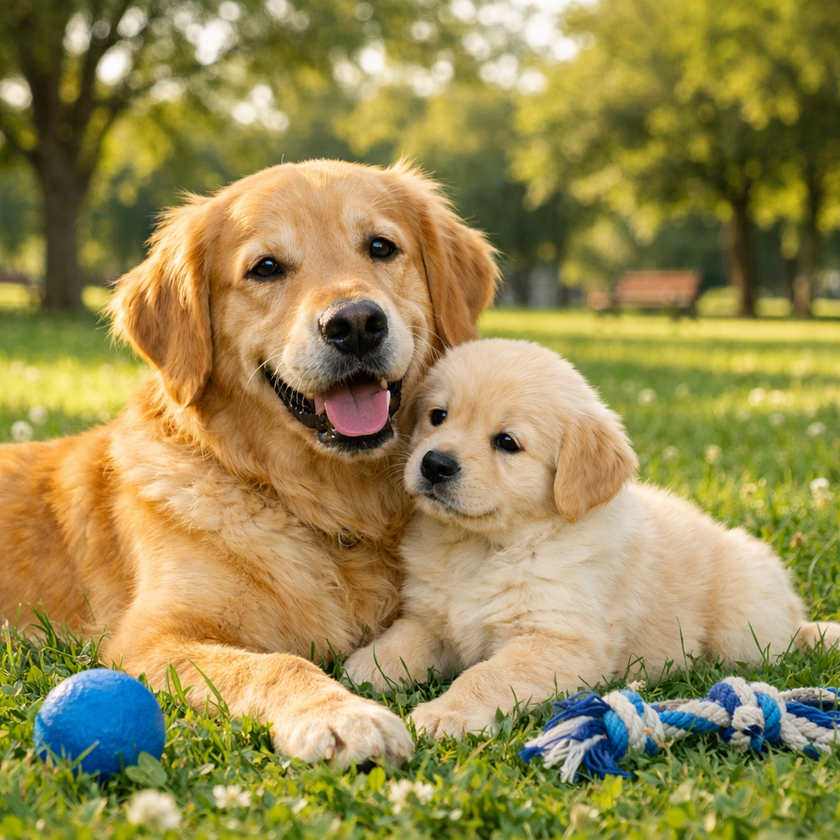
#> input picture image.png, 840 x 840 px, shrunk from 1024 x 1024 before the run
$ python practical_no_4-Pixel_Intensity_logPower-law_contrast_adjut_HistogramEqu_ThresholdingHalftoningOp.py
#> lines starting #> are read from the running program, lines starting #| are printed output that depends on the picture; after the words box and inside, x2 and y2 are one past the last pixel; in counts of white or black regions, pixels touching at a corner belong together
"""# **Practical No 4**

Aim: Write program to implement point/pixel intensity transformations such as:
1. Log and Power-law transformations
2. Contrast adjustments
3. Histogram equalization
4. Thresholding, and halftoning operations
"""

import cv2
import numpy as np
import matplotlib.pyplot as plt
from scipy import ndimage

"""**1. Log and Power-law (Gamma) transformations**"""

def Log_tranform(img_input,C ):
    Log_image = C * np.log((1 + img_input))
    return Log_image

def power_law_T(img_input,gamma):
    power_law_img = 1 * (img_input**gamma)
    return power_law_img

"""**2. Contrast adjustment (contrast stretching)**"""

def contrast_st(img_input):
    min_val = np.min(img_input)
    max_val = np.max(img_input)
    for i in range(img_input.shape[0]):
        for pix in range(img_input.shape[1]):
            img_input[i][pix] = ((img_input[i][pix] - min_val) / (max_val - min_val)) * 255

    stretched_image = img_input
    return stretched_image

"""**3. Histogram computation and Histogram equalization**"""

def calculate_histrogramgram(image):
    histrogramgram = np.zeros(256, dtype=int)
    for row in range(image.shape[0]):
        for pixel_value in range(image.shape[1]):
            histrogramgram[ image[row][pixel_value] ] += 1
    return histrogramgram

def histrogramgram_equalization(image):
    # Calculate the histrogramgram
    row, col = image.shape
    histrogramgram = calculate_histrogramgram(image)
    # Calculate the cumulative distribution function (CDF)
    pdf = histrogramgram / (row * col)
    cdf = np.cumsum(pdf)

    # Normalize CDF to 0-255
    h_eq = np.round(cdf * 255).astype(np.uint8)
    return h_eq

"""**4.Thresholding and Halftoning operations**"""

def thresolding(image,t : int):
    for i in range(image.shape[0]):
        for pix in range(image.shape[1]):
            if image[i][pix] <= t:
                image[i][pix] = 0
            else:
                image[i][pix] = 255
    return image

def halftone(image):
    # Define a dithering matrix
    dither_matrix = np.array([[0, 8, 2, 10],
                              [12, 4, 14, 6],
                              [3, 11, 1, 9],
                              [15, 7, 13, 5]])
    # Load the image in grayscale
    image_gray = cv2.cvtColor(image, cv2.COLOR_BGR2GRAY)
    # Initialize halftoned image
    halftoned_image = np.zeros_like(image_gray)
    # Apply halftoning
    for i in range(image_gray.shape[0]):
        for j in range(image_gray.shape[1]):
            if image_gray[i, j] > dither_matrix[i % 4, j % 4]:
                halftoned_image[i, j] = 255
    return halftoned_image

"""**Display images**"""

def display_histograms(hist_org, hist_eq):
    plt.figure(figsize=(10, 4))
    plt.subplot(1, 2, 1)
    plt.bar(range(256), hist_org)
    plt.title('Histogram of Original Image')
    plt.subplot(1, 2, 2)
    plt.bar(range(256), hist_eq)
    plt.title('Histogram of Histogram Equalized Image')
    plt.show()

def display_images_only(g_img, log_image, law_img, threshold_img, c_st, halftone_img):
    plt.figure(figsize=(15, 10))
    plt.subplot(3, 4, 1)
    plt.imshow(g_img, cmap='gray')
    plt.title('Gray org Image')
    plt.axis('off')
    plt.subplot(3, 4, 2)
    plt.imshow(log_image, cmap='gray')
    plt.title('Log Image')
    plt.axis('off')
    plt.subplot(3, 4, 3)
    plt.imshow(law_img, cmap='gray')
    plt.title('Law Image')
    plt.axis('off')
    plt.subplot(3, 4, 6)
    plt.imshow(threshold_img, cmap='gray')
    plt.title('Thresholding Image')
    plt.axis('off')
    plt.subplot(3, 4, 7)
    plt.imshow(c_st, cmap='gray')
    plt.title('Contrast Stretched Image')
    plt.axis('off')
    plt.subplot(3, 4, 8)
    plt.imshow(halftone_img, cmap='gray')
    plt.title('Half-toned Image')
    plt.axis('off')
    plt.show()

"""**Display utility functions**"""

img_path = "image.png"
Log_image = Log_tranform(np.array(cv2.imread(img_path, cv2.IMREAD_GRAYSCALE)), 1)
#> in Log_tranform, `Log_image = C * np.log((1 + img_input))`:
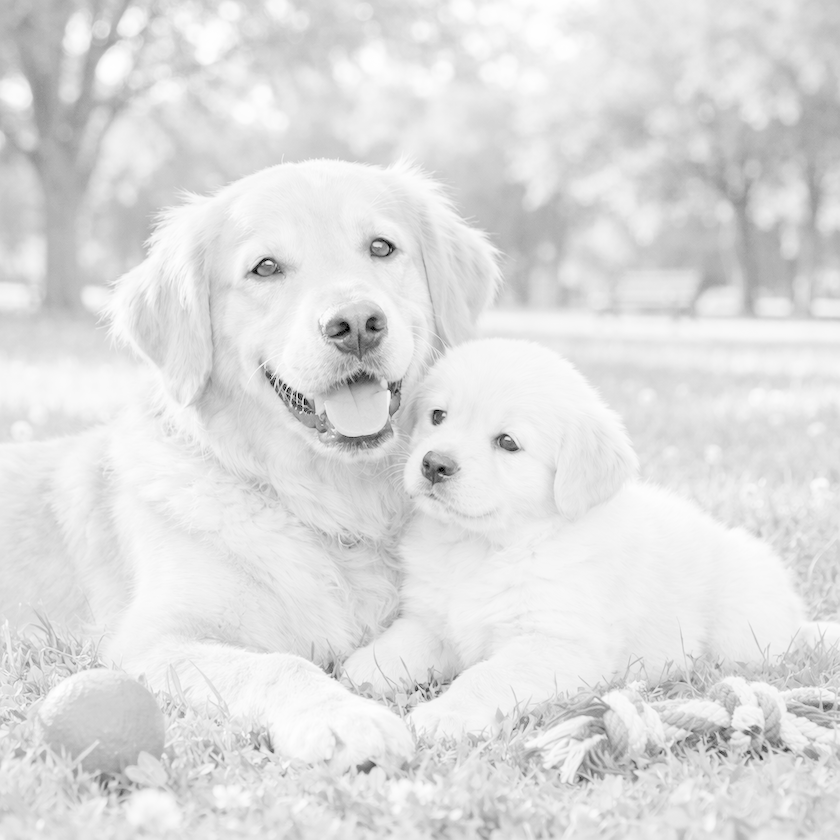
#> Log_image: shape (840, 840) float16; min 0, max 5.54, mean 4.83; drawn with min black and max white
power_law_img = power_law_T(np.array(cv2.imread(img_path, cv2.IMREAD_GRAYSCALE)), 1.2)
#> in power_law_T, `power_law_img = 1 * (img_input**gamma)`:
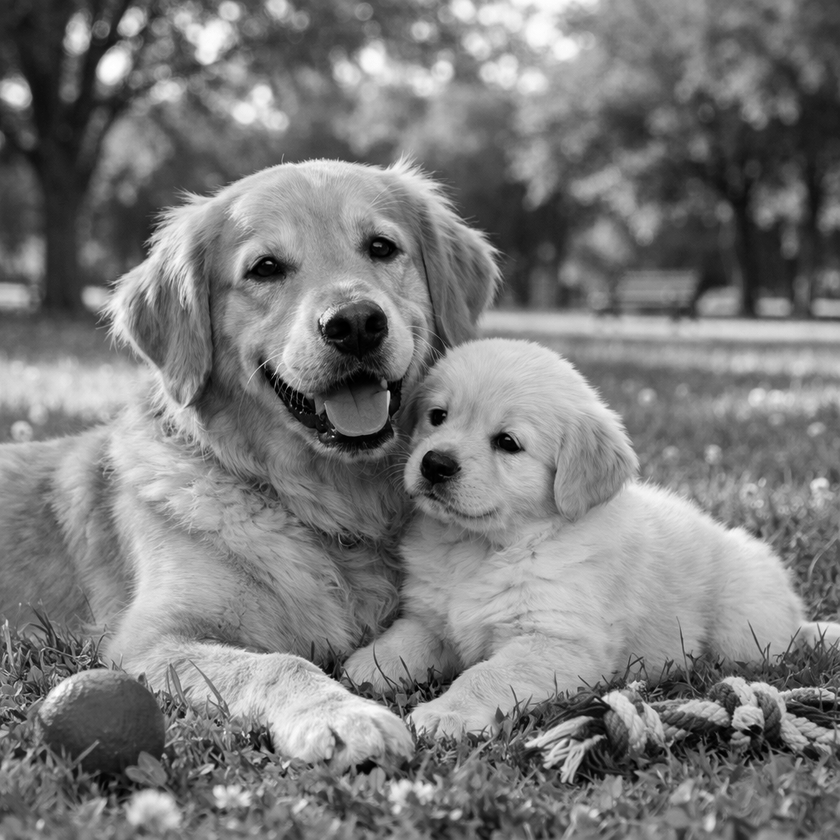
#> power_law_img: shape (840, 840) float64; min 0, max 765.1, mean 373.3; drawn with min black and max white
contrast_img = contrast_st(np.array(cv2.imread(img_path, cv2.IMREAD_GRAYSCALE)))
#> in contrast_st, `min_val = np.min(img_input)`: min_val = 0
#> in contrast_st, `max_val = np.max(img_input)`: max_val = 253
histrogram = calculate_histrogramgram(
np.array(cv2.imread(img_path, cv2.IMREAD_GRAYSCALE)))
#> in calculate_histrogramgram, `histrogramgram = np.zeros(256, dtype=int)`: histrogramgram = 256 values from 0 to 0
#> after the loop in calculate_histrogramgram, `for row in range(image.shape[0]):`: histrogramgram = 256 values, max 5403 at index 132, min 0 at index 254, mean 2756.2
#> histrogram has the same summary as histrogramgram in calculate_histrogramgram
histrogram_eq = histrogramgram_equalization(
np.array(cv2.imread(img_path, cv2.IMREAD_GRAYSCALE)))
#> in histrogramgram_equalization, `row, col = image.shape`: row = 840
#> in histrogramgram_equalization, `pdf = histrogramgram / (row * col)`: pdf = 256 values, max 0.00766 at index 132, min 0 at index 254, mean 0.00391
#> in histrogramgram_equalization, `cdf = np.cumsum(pdf)`: cdf = 256 values from 8.08e-05 to 1
#> in histrogramgram_equalization, `h_eq = np.round(cdf * 255).astype(np.uint8)`: h_eq = 256 values from 0 to 255
#> histrogram_eq = 256 values from 0 to 255
t_image = thresolding(
np.array(cv2.imread(img_path, cv2.IMREAD_GRAYSCALE)), 120)
#> after the loop in thresolding, `for i in range(image.shape[0]):`:
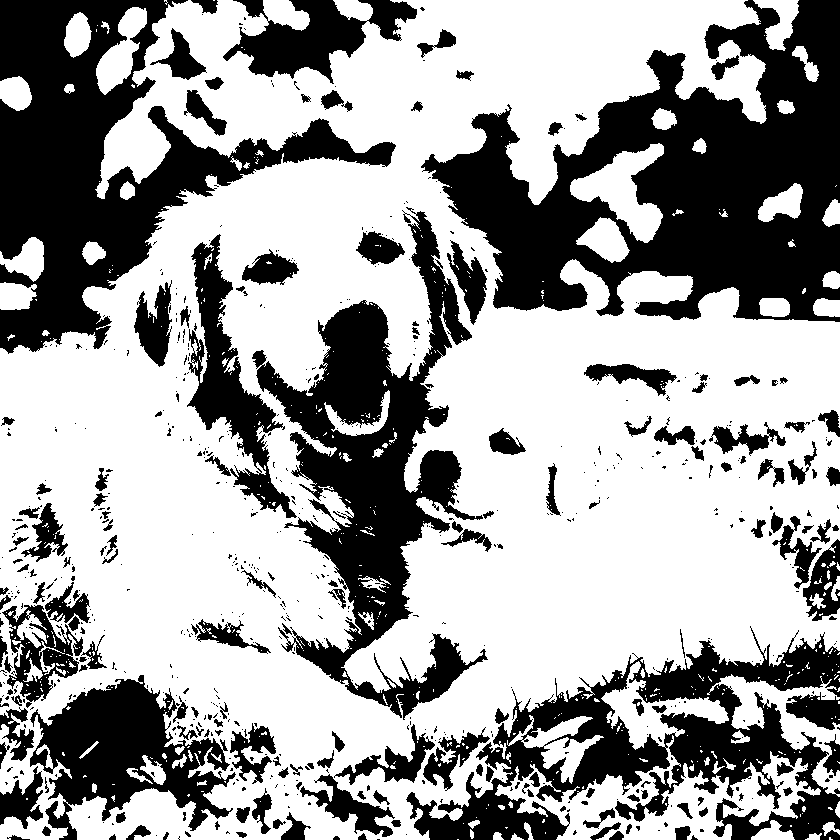
#> image: shape (840, 840); 62.8% white; 695 black regions (522 under 20 px), largest, box (x1, y1, x2, y2) and area: (421, 0, 840, 322) 67962, (0, 0, 396, 354) 46726, (252, 207, 488, 720) 38883
halftone_img = halftone(
np.array(cv2.imread(img_path, cv2.IMREAD_COLOR)))
#> in halftone, `dither_matrix = np.array([[0, 8, 2, 10], [12, 4, 14, 6], [3, 11, 1, 9]..`: dither_matrix = [[0, 8, 2, 10], [12, 4, 14, 6], [3, 11, 1, 9], [15, 7, 13, 5]]
#> in halftone, image is the input picture: shape (840, 840, 3); mean B, G, R 82.4, 140, 153.7
#> after the loop in halftone, `for i in range(image_gray.shape[0]):`:
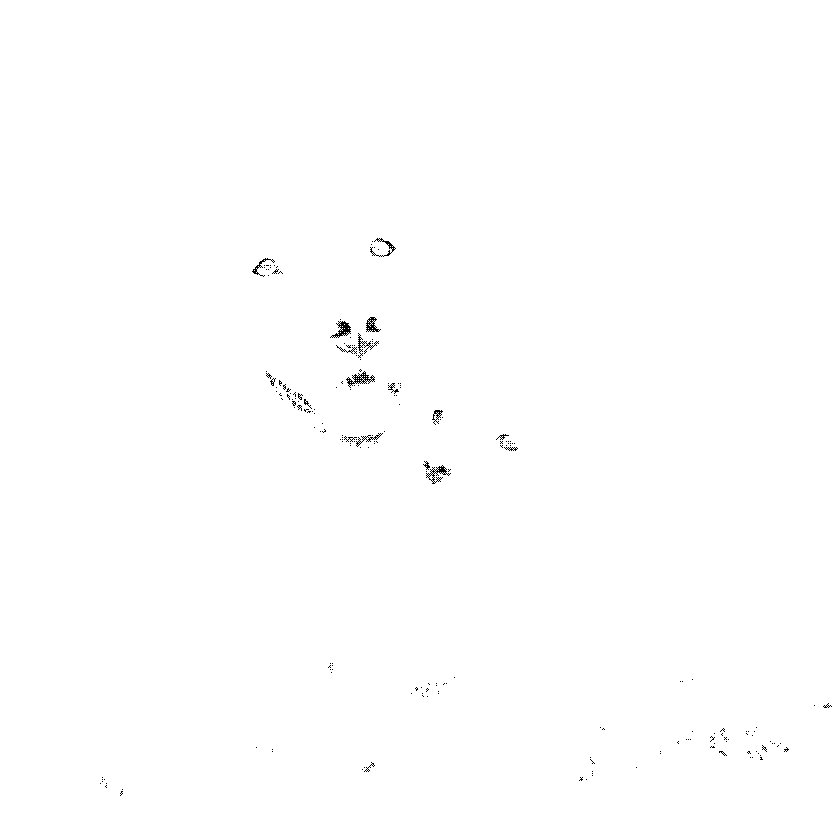
#> halftoned_image: shape (840, 840); 99.8% white; black in thin lines or dots, all inside (x1, y1, x2, y2) = (100, 238, 832, 796)
org_img = cv2.imread(img_path, cv2.IMREAD_GRAYSCALE)

display_images_only(
org_img,
Log_image,
power_law_img,
t_image,
contrast_img,
halftone_img)
display_histograms(
histrogram,
histrogram_eq
)
#> in display_histograms, `plt.show()`:
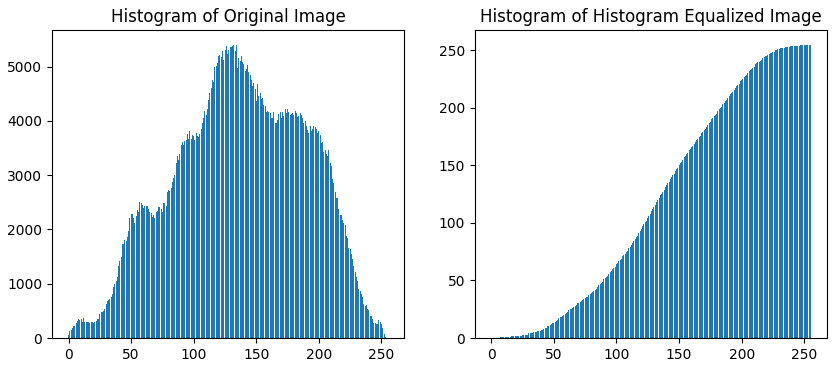
#> figure drawn by matplotlib, 2 panels; panel 1: tallest bar 5403 high, from x = 131.6 to 132.4
